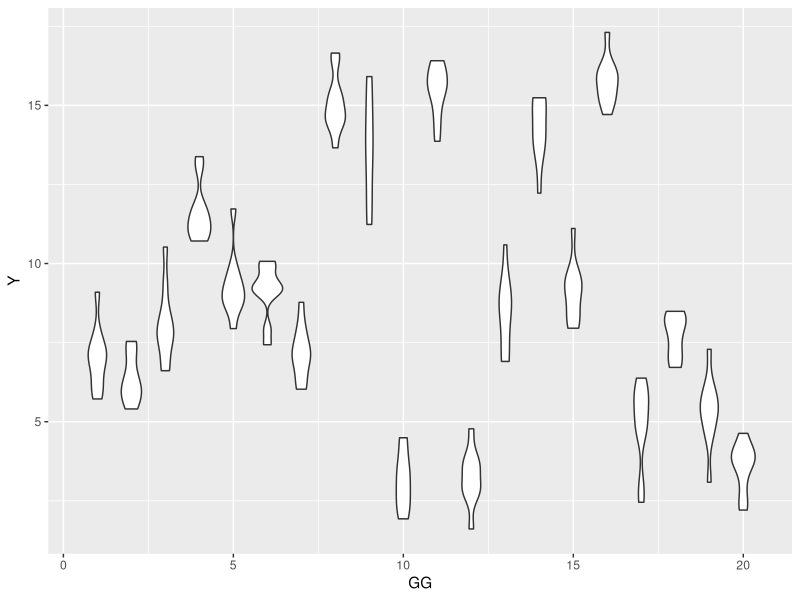
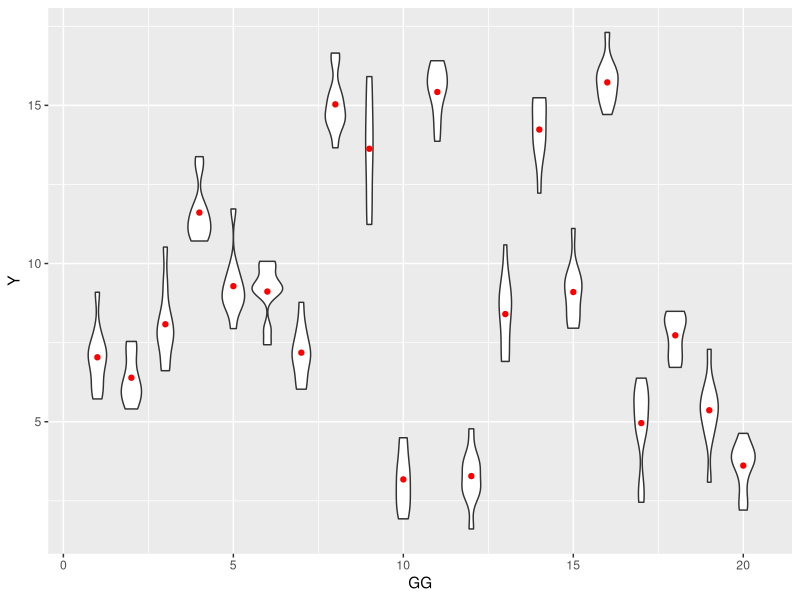

Source code (R) for these figures, in order:
## ---- chunk 1
library(tidyverse)
library(nlme)
## ---- chunk 2

# set the random seed for reproducibility between runs
set.seed(4293)

# define the number of groups (individuals, or populations)
n_groups <- 20

# define the number of observations within each group
n_obs <- 10

# calculate the total number of observations
n <- n_groups * n_obs

## ---------------------------------------
## generate the data

# specify the grand mean
b0 <- 10

# specify the variation between individuals as an sd
sd_groups <- 5

# speficy the variation within individuals as an sd
sd_within <- 1

# generate the means for each of the groups
mu_groups <- rnorm(n_groups, mean = b0, sd = sd_groups)

# a vector to keep track of the group identifiers
G <- seq(1, n_groups)

# replicate the group means and identifiers 
# by the number of observations within a group to 
# generate the raw data. Also replicate the group 
# identifiers.
Y <- rnorm(n = n, mean = rep(mu_groups, n_obs), sd = sd_within)
GG <- rep(G, n_obs)

# Generate the data.frame
dd <- data.frame(Y = Y, GG = GG)


## ---- chunk 3
g1 <- ggplot(data = dd, 
              mapping = aes(x = GG, y = Y, 
                            group = GG)) + 
  geom_violin()
print(g1)

## ---- chunk 4

# we fit a linear mixed effects (random effects model)
# using the function lmer::lme()
# The fixed part of the model is specified as normal in a 
# lm() or glm() model, and the random part is fitted using 
# ~ to create a function, and then we ask for the intercept "1"
# to be modelled as a random term for each GG group identifier. 
m1 <- lme(Y ~ 1, random = ~ 1|GG, data = dd)

print(m1)
## ---- chunk 5

# the raw, overall (sample) variance of the data
var_raw <- var(dd$Y)

# the variance of the means of each group
var_of_means <- dd %>% group_by(GG) %>% summarise(group_means = mean(Y)) %>% summarise(var(group_means)) %>% unlist()

# the mean of the variance within each group gives us an 
# esimate of the within group variance
mean_of_var_within <- dd %>% group_by(GG) %>% 
  summarise(var_within = var(Y)) %>% 
  summarise(mean(var_within)) %>% unlist()

# the sum of these two variances gives us a measure of the 
# total variance
var_total <- var_of_means + mean_of_var_within

## ---- chunk 6
print(VarCorr(m1))

# estimated variances for each level
est_var = as.numeric(VarCorr(m1)[,"Variance"])

# estimated total variance
est_tot_var = sum(est_var)

## ---- chunk 7
# the grand mean is 
mu <- fixed.effects(m1)

# the group deviations from this is 
group_dev <- random.effects(m1)

# therefore the group means are 
group_means <- unlist(mu + group_dev, use.names = FALSE)

# which we can confirm graphically by adding to the 
# figure we created above
g2 <- g1 + geom_point(data = data.frame(G, group_means),
                      mapping = aes(x = G, 
                                    y = group_means, 
                                    group = NULL), 
                      color = "red")
print(g2)


